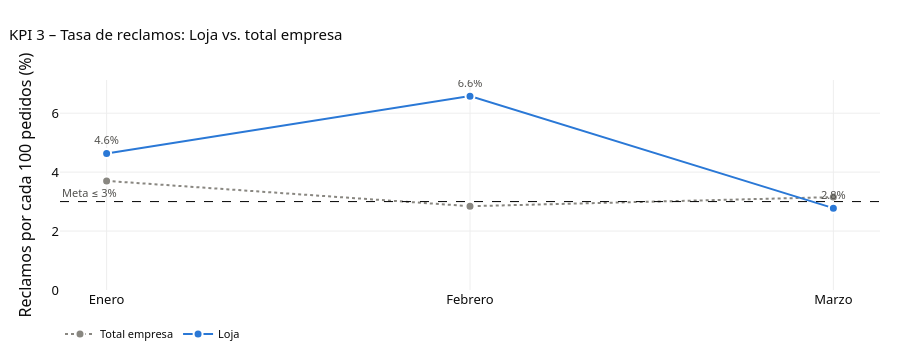

Source (notebook cell):
### Code cell
# Caso Loja: el mes luce bien, pero el trimestre sigue fuera de meta
kg.fig_evolucion(df, "k3", "Loja").show()

### Figure 1 — Plotly figure (JSON) as saved in the notebook; plotly's stock layout.template omitted (floating-point values rounded to 4 significant figures)
{"data": [{"hovertemplate": "Total empresa · %{x}: %{y:.2f}<extra></extra>", "line": {"color": "#898781", "dash": "dot", "width": 2}, "marker": {"line": {"color": "white", "width": 2}, "size": 9}, "mode": "lines+markers+text", "name": "Total empresa", "text": ["", "", ""], "textfont": {"color": "#52514e", "size": 11}, "textposition": "top center", "type": "scatter", "x": ["Enero", "Febrero", "Marzo"], "y": [3.702, 2.844, 3.152]}, {"hovertemplate": "Loja · %{x}: %{y:.2f}<extra></extra>", "line": {"color": "#2a78d6", "dash": "solid", "width": 2}, "marker": {"line": {"color": "white", "width": 2}, "size": 9}, "mode": "lines+markers+text", "name": "Loja", "text": ["4.6%", "6.6%", "2.8%"], "textfont": {"color": "#52514e", "size": 11}, "textposition": "top center", "type": "scatter", "x": ["Enero", "Febrero", "Marzo"], "y": [4.636, 6.579, 2.778]}], "layout": {"annotations": [{"font": {"color": "#52514e", "size": 11}, "showarrow": false, "text": "Meta ≤ 3%", "x": 0, "xanchor": "left", "xref": "x domain", "y": 3.0, "yanchor": "bottom", "yref": "y"}], "font": {"color": "#0b0b0b", "family": "system-ui, -apple-system, Segoe UI, sans-serif", "size": 13}, "height": 360, "hoverlabel": {"bgcolor": "white", "font": {"size": 12}}, "legend": {"font": {"size": 11}, "orientation": "h", "title": {"text": ""}, "x": 0, "xanchor": "left", "y": -0.14, "yanchor": "top"}, "margin": {"b": 60, "l": 60, "r": 20, "t": 80}, "paper_bgcolor": "rgba(0,0,0,0)", "plot_bgcolor": "white", "shapes": [{"line": {"color": "black", "dash": "dash", "width": 1}, "type": "line", "x0": 0, "x1": 1, "xref": "x domain", "y0": 3.0, "y1": 3.0, "yref": "y"}], "title": {"font": {"size": 15}, "text": "KPI 3 – Tasa de reclamos: Loja vs. total empresa", "x": 0.01, "xanchor": "left"}, "xaxis": {"gridcolor": "#eeeeee", "title": {}, "zeroline": false}, "yaxis": {"gridcolor": "#eeeeee", "rangemode": "tozero", "title": {"text": "Reclamos por cada 100 pedidos (%)"}, "zeroline": false}}}
